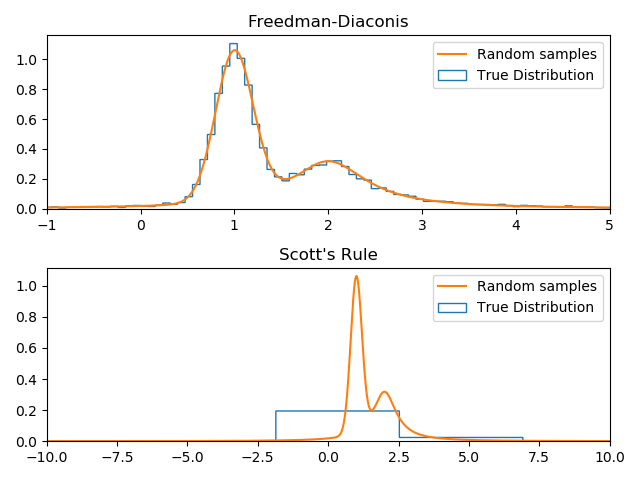

Recreate this plot in Python.
import numpy as np
from matplotlib import pyplot as plt
from scipy import optimize
from scipy.special import gamma
from scipy.stats import cauchy, norm, chi2
from astroML.plotting import setup_text_plots
from astroML.stats import sigmaG
from astroML.plotting import hist as fancyhist

'''
Generates a random sample of 10,000 values from N(mu = 1, sigma = 0.2)
and concatenates them with 10,000 values from Cauchy(mu = 2, gamma = 0.5)
and plots two histograms using Freedman-Diaconis and Scott's rule.
'''

#Setup initial variables from Gaussian
np.random.seed(0)
N = 10000
mu_g = 1
sigma_g = 0.2
x_gauss = norm(mu_g, sigma_g).rvs(N)

#Setup initial variables from Cauchy
mu = 2
gamma = 0.5
x_cauchy = cauchy(mu, gamma).rvs(N)

#Combine with Gaussian from Q2
x_tot = np.concatenate([x_gauss, x_cauchy])

#True Distribution
x_true = np.arange(x_tot.min(), x_tot.max(), 0.01)
y_gauss = norm.pdf(x_true, mu_g, sigma_g)
y_cauchy = cauchy.pdf(x_true, mu, gamma)
y_true = (y_gauss + y_cauchy) / 2

#Create histograms
plt.subplot(211)
plt.xlim([-1, 5])
plt.title("Freedman-Diaconis")
_ = fancyhist(x_tot, bins = "freedman", density = True, histtype = "step")
plt.plot(x_true, y_true)
plt.legend(('Random samples', 'True Distribution'), loc = 'best')
plt.subplot(212)
plt.xlim([-10, 10])
plt.title("Scott's Rule")
_ = fancyhist(x_tot, bins = "scott", density = True, histtype = "step")
plt.plot(x_true, y_true)
plt.legend(('Random samples', 'True Distribution'), loc = 'best')
plt.tight_layout()
plt.show()
